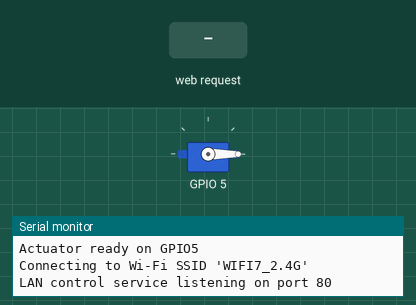
This program was run on a simulated ESP32. On the bench: servo, the last lines printed to the serial monitor. Inputs (shaded band) come from the test bench. WiFi joins after 1.5 s; servers stay silent unless stated.

Above: at 2.2 s.
2.3 s: HTTP request GET /position?angle=120 received
At 4.1 s:
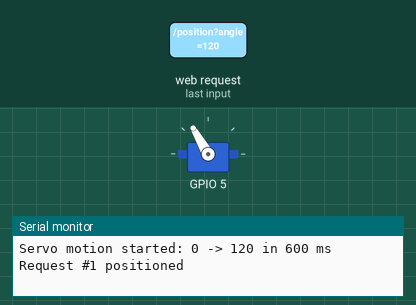
4.4 s: HTTP request GET /position?angle=1 received
At 4.56 s:
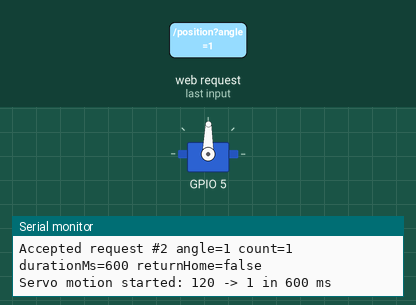
Timing chart, 0 to 7.4 s (numbered marks = the images above; inputs shaded):
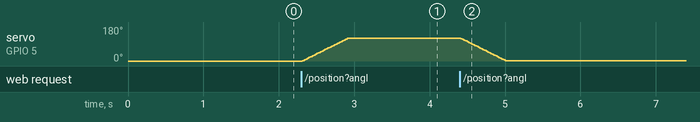

The program:

main.cpp
```cpp
#include <Arduino.h>

#include "ActuatorController.h"
#include "AppConfig.h"
#include "LanControlService.h"

namespace {

app::ActuatorController actuator(app::kDeviceConfig);
app::LanControlService control_service(app::kWifiConfig, app::kDeviceConfig, actuator);

}  // namespace

void setup() {
  Serial.begin(app::kSerialBaudRate);
  delay(1000);

  Serial.println();
  Serial.println("HK actuator firmware booting");
  Serial.printf("Device ID: %s\n", app::kDeviceConfig.device_id);

  actuator.begin();
  control_service.begin();
}

void loop() {
  actuator.update();
  control_service.update();
  delay(5);
}
```

ActuatorController.h
```cpp
#pragma once

#include <Arduino.h>
#include <ESP32Servo.h>

#include "AppConfig.h"

namespace app {

struct ActuationTask {
  uint32_t request_id;
  uint8_t angle;
  uint16_t count;
  uint32_t move_duration_ms;
  bool return_home;
};

class ActuatorController {
 public:
  explicit ActuatorController(const DeviceConfig& config);

  void begin();
  void update();

  bool enqueueTask(uint8_t angle,
                   uint16_t count,
                   uint32_t move_duration_ms,
                   bool return_home,
                   uint32_t request_id,
                   String& error);
  bool isBusy() const;
  uint8_t currentAngle() const;
  String statusMessage() const;
  uint32_t lastCompletedRequestId() const;

 private:
  enum class MotionPhase {
    kIdle,
    kMovingToTarget,
    kMovingToHome,
  };

  void beginMotion(uint8_t target_angle, MotionPhase phase);
  bool advanceMotion(uint32_t now);
  void moveTo(uint8_t angle, bool log_change);
  void finishTask(const String& message);

  const DeviceConfig& config_;
  Servo servo_;
  MotionPhase phase_ = MotionPhase::kIdle;
  ActuationTask active_task_{0, 0, 0, 0, false};
  uint16_t remaining_cycles_ = 0;
  uint8_t current_angle_ = 255;
  uint8_t motion_start_angle_ = 0;
  uint8_t motion_target_angle_ = 0;
  uint32_t motion_started_ms_ = 0;
  uint32_t motion_duration_ms_ = 0;
  uint32_t last_completed_request_id_ = 0;
  String status_message_ = "idle";
};

}  // namespace app
```

LanControlService.h
```cpp
#pragma once

#include <WebServer.h>
#include <WiFi.h>

#include "ActuatorController.h"
#include "AppConfig.h"

namespace app {

class LanControlService {
 public:
  LanControlService(const WifiConfig& wifi_config,
                    const DeviceConfig& device_config,
                    ActuatorController& actuator);

  void begin();
  void update();

 private:
  struct CommandRequest {
    bool valid = false;
    bool has_angle = false;
    bool has_count = false;
    bool has_move_duration_ms = false;
    uint8_t angle = 0;
    uint16_t count = 0;
    uint32_t move_duration_ms = 0;
    bool return_home = true;
    String device_id;
    String error;
  };

  void ensureWifiConnected();
  void configureRoutes();
  void sendCommonHeaders();

  void handleRoot();
  void handleStatus();
  void handleActuate();
  void handlePosition();
  void handlePress();
  void handleOptions();
  void handleNotFound();

  CommandRequest parseCommandRequest(bool require_count, bool return_home);
  String buildStatusJson(bool include_wifi_details) const;
  static String jsonEscape(const String& value);
  static bool extractIntField(const String& payload, const char* key, long& value);
  static bool extractStringField(const String& payload, const char* key, String& value);
  static bool tryParseNonNegativeInteger(const String& raw, long& value);

  const WifiConfig& wifi_config_;
  const DeviceConfig& device_config_;
  ActuatorController& actuator_;
  WebServer server_;
  uint32_t next_request_id_ = 1;
  uint32_t last_reconnect_attempt_ms_ = 0;
};

}  // namespace app
```

ActuatorController.cpp
```cpp
#include "ActuatorController.h"

namespace app {

ActuatorController::ActuatorController(const DeviceConfig& config) : config_(config) {}

void ActuatorController::begin() {
  servo_.setPeriodHertz(50);
  servo_.attach(config_.servo_pin, config_.servo_min_pulse_us, config_.servo_max_pulse_us);
  moveTo(config_.initial_angle, true);
  status_message_ = "ready";
  Serial.printf("Actuator ready on GPIO%d\n", config_.servo_pin);
}

void ActuatorController::update() {
  if (phase_ == MotionPhase::kIdle) {
    return;
  }

  const uint32_t now = millis();
  if (!advanceMotion(now)) {
    return;
  }

  if (phase_ == MotionPhase::kMovingToTarget) {
    if (!active_task_.return_home) {
      finishTask("positioned");
      return;
    }

    beginMotion(config_.initial_angle, MotionPhase::kMovingToHome);
    return;
  }

  if (remaining_cycles_ > 1) {
    --remaining_cycles_;
    beginMotion(active_task_.angle, MotionPhase::kMovingToTarget);
    return;
  }

  finishTask("completed");
}

bool ActuatorController::enqueueTask(uint8_t angle,
                                     uint16_t count,
                                     uint32_t move_duration_ms,
                                     bool return_home,
                                     uint32_t request_id,
                                     String& error) {
  if (isBusy()) {
    error = "actuator is busy";
    return false;
  }

  if (angle > config_.max_angle) {
    error = "angle out of range";
    return false;
  }

  if (count == 0) {
    error = "count must be greater than zero";
    return false;
  }

  if (!return_home && count != 1) {
    error = "position command supports count = 1 only";
    return false;
  }

  active_task_ = {request_id, angle, count, move_duration_ms, return_home};
  remaining_cycles_ = count;
  status_message_ = return_home ? "running" : "positioning";

  Serial.printf("Accepted request #%lu angle=%u count=%u durationMs=%lu returnHome=%s\n",
                static_cast<unsigned long>(request_id),
                angle,
                count,
                static_cast<unsigned long>(move_duration_ms),
                return_home ? "true" : "false");

  beginMotion(angle, MotionPhase::kMovingToTarget);
  return true;
}

bool ActuatorController::isBusy() const { return phase_ != MotionPhase::kIdle; }

uint8_t ActuatorController::currentAngle() const { return current_angle_; }

String ActuatorController::statusMessage() const { return status_message_; }

uint32_t ActuatorController::lastCompletedRequestId() const {
  return last_completed_request_id_;
}

void ActuatorController::beginMotion(uint8_t target_angle, MotionPhase phase) {
  motion_start_angle_ = current_angle_;
  motion_target_angle_ = target_angle;
  motion_started_ms_ = millis();
  motion_duration_ms_ = active_task_.move_duration_ms;
  phase_ = phase;

  if (motion_duration_ms_ == 0) {
    moveTo(target_angle, true);
  } else {
    Serial.printf("Servo motion started: %u -> %u in %lu ms\n",
                  motion_start_angle_,
                  motion_target_angle_,
                  static_cast<unsigned long>(motion_duration_ms_));
  }
}

bool ActuatorController::advanceMotion(uint32_t now) {
  if (motion_duration_ms_ == 0) {
    moveTo(motion_target_angle_, false);
    return true;
  }

  const uint32_t elapsed = now - motion_started_ms_;
  if (elapsed >= motion_duration_ms_) {
    moveTo(motion_target_angle_, true);
    return true;
  }

  const float progress =
      static_cast<float>(elapsed) / static_cast<float>(motion_duration_ms_);
  const float angle =
      static_cast<float>(motion_start_angle_) +
      (static_cast<float>(motion_target_angle_) - static_cast<float>(motion_start_angle_)) *
          progress;
  moveTo(static_cast<uint8_t>(roundf(angle)), false);
  return false;
}

void ActuatorController::moveTo(uint8_t angle, bool log_change) {
  if (current_angle_ == angle) {
    return;
  }

  current_angle_ = angle;
  servo_.write(angle);
  if (log_change) {
    Serial.printf("Servo moved to %u degrees\n", angle);
  }
}

void ActuatorController::finishTask(const String& message) {
  phase_ = MotionPhase::kIdle;
  last_completed_request_id_ = active_task_.request_id;
  status_message_ = message;
  active_task_ = {0, 0, 0, 0, false};
  remaining_cycles_ = 0;
  motion_start_angle_ = current_angle_;
  motion_target_angle_ = current_angle_;
  motion_started_ms_ = 0;
  motion_duration_ms_ = 0;
  Serial.printf("Request #%lu %s\n",
                static_cast<unsigned long>(last_completed_request_id_),
                message.c_str());
}

}  // namespace app
```

AppConfig.h
```cpp
#pragma once

#include <Arduino.h>

namespace app {

struct WifiConfig {
  const char* ssid;
  const char* password;
  const char* hostname;
};

struct DeviceConfig {
  const char* device_id;
  uint8_t servo_pin;
  uint16_t servo_min_pulse_us;
  uint16_t servo_max_pulse_us;
  uint8_t initial_angle;
  uint8_t max_angle;
  uint16_t default_move_duration_ms;
};

inline constexpr uint32_t kSerialBaudRate = 115200;

inline constexpr WifiConfig kWifiConfig = {
    "WIFI7_2.4G",
    "song123456",
    "hk-actuator-01",
};

inline constexpr DeviceConfig kDeviceConfig = {
    "hk-actuator-01",
    5,
    500,
    2400,
    0,
    180,
    600,
};

inline constexpr uint16_t kHttpPort = 80;
inline constexpr uint32_t kWifiReconnectIntervalMs = 5000;

}  // namespace app
```

Source omitted: LanControlService.cpp (12744 bytes)

Measured:
- after the input at 2.3 s, servo on GPIO 5: moves from 0° to 120° over 0.59 s, starting at once
- after the input at 4.4 s, servo on GPIO 5: moves from 120° to 1° over 0.61 s, starting at once
